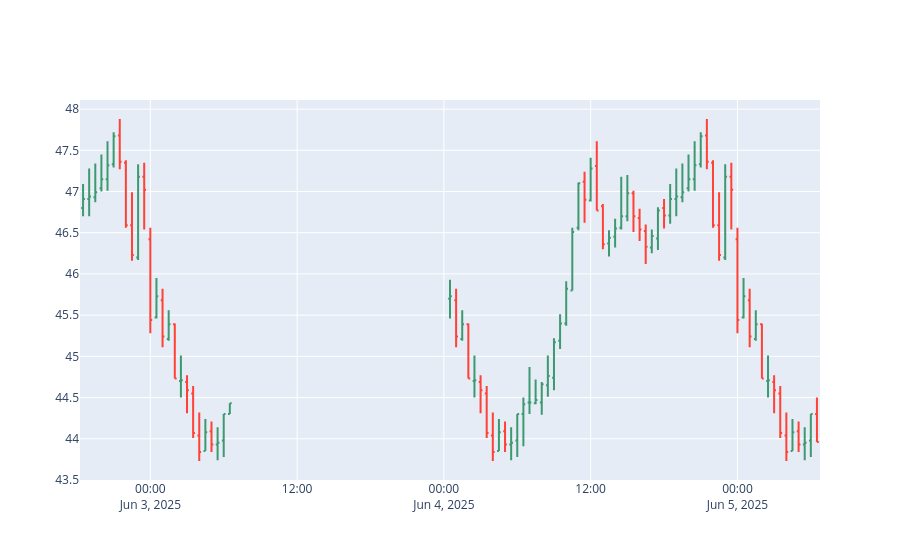

Notebook code cell kept with this figure:
### Markdown cell above
## OHLC

### Code cell
import plotly.graph_objects as go


res = kx.q.qsql.select(
                table = tab[1], 
                columns = {'Open':'first price', 'High':'max price', 'Low':'min price', 'Close':'last price'},
                by = {
                    'Time': [kx.q.xbar, datetime.timedelta(minutes=30), 'time'],
                    'sym': 'sym'
                     }
                ).reset_index()

df_all = res.pd()

df = df_all[df_all.sym == 'IBM']
fig = go.Figure(data=go.Ohlc(x=df['Time'],
                open  = df['Open'],
                high  = df['High'],
                low   = df['Low'],
                close = df['Close']))
fig.update(layout_xaxis_rangeslider_visible=False)
fig.show()
